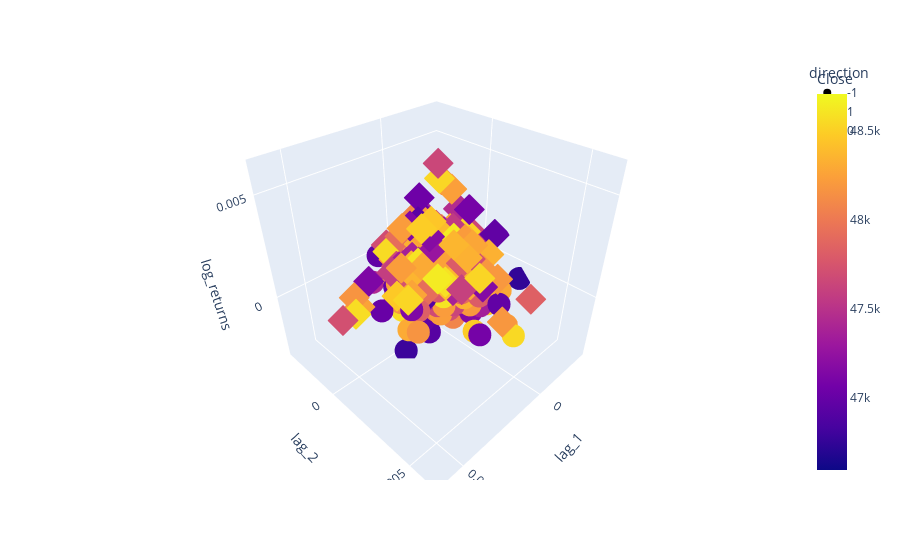

Here is the notebook cell this chart was saved with:
### Code cell
import plotly.express as px

fig = px.scatter_3d(df, x='lag_1', y='lag_2', z='log_returns', color='Close', symbol='direction')
fig.show()

### Figure 1 — Plotly figure (JSON) as saved in the notebook; plotly's stock layout.template omitted (floating-point values rounded to 4 significant figures; data arrays with more than 128 entries replaced by an {"elided": "..."} marker saying what was removed)
{"data": [{"hovertemplate": "direction=-1<br>lag_1=%{x}<br>lag_2=%{y}<br>log_returns=%{z}<br>Close=%{marker.color}<extra></extra>", "legendgroup": "-1", "marker": {"color": {"elided": "604 float values"}, "coloraxis": "coloraxis", "symbol": "circle"}, "mode": "markers", "name": "-1", "scene": "scene", "showlegend": true, "type": "scatter3d", "x": {"elided": "604 float values"}, "y": {"elided": "604 float values"}, "z": {"elided": "604 float values"}}, {"hovertemplate": "direction=1<br>lag_1=%{x}<br>lag_2=%{y}<br>log_returns=%{z}<br>Close=%{marker.color}<extra></extra>", "legendgroup": "1", "marker": {"color": {"elided": "596 float values"}, "coloraxis": "coloraxis", "symbol": "diamond"}, "mode": "markers", "name": "1", "scene": "scene", "showlegend": true, "type": "scatter3d", "x": {"elided": "596 float values"}, "y": {"elided": "596 float values"}, "z": {"elided": "596 float values"}}, {"hovertemplate": "direction=0<br>lag_1=%{x}<br>lag_2=%{y}<br>log_returns=%{z}<br>Close=%{marker.color}<extra></extra>", "legendgroup": "0", "marker": {"color": [48190.0], "coloraxis": "coloraxis", "symbol": "square"}, "mode": "markers", "name": "0", "scene": "scene", "showlegend": true, "type": "scatter3d", "x": [-0.001209], "y": [-0.0002472], "z": [0]}], "layout": {"coloraxis": {"colorbar": {"title": {"text": "Close"}}, "colorscale": [[0, "#0d0887"], [0.1111, "#46039f"], [0.2222, "#7201a8"], [0.3333, "#9c179e"], [0.4444, "#bd3786"], [0.5556, "#d8576b"], [0.6667, "#ed7953"], [0.7778, "#fb9f3a"], [0.8889, "#fdca26"], [1, "#f0f921"]]}, "legend": {"title": {"text": "direction"}, "tracegroupgap": 0}, "margin": {"t": 60}, "scene": {"domain": {"x": [0, 1], "y": [0, 1]}, "xaxis": {"title": {"text": "lag_1"}}, "yaxis": {"title": {"text": "lag_2"}}, "zaxis": {"title": {"text": "log_returns"}}}}}
